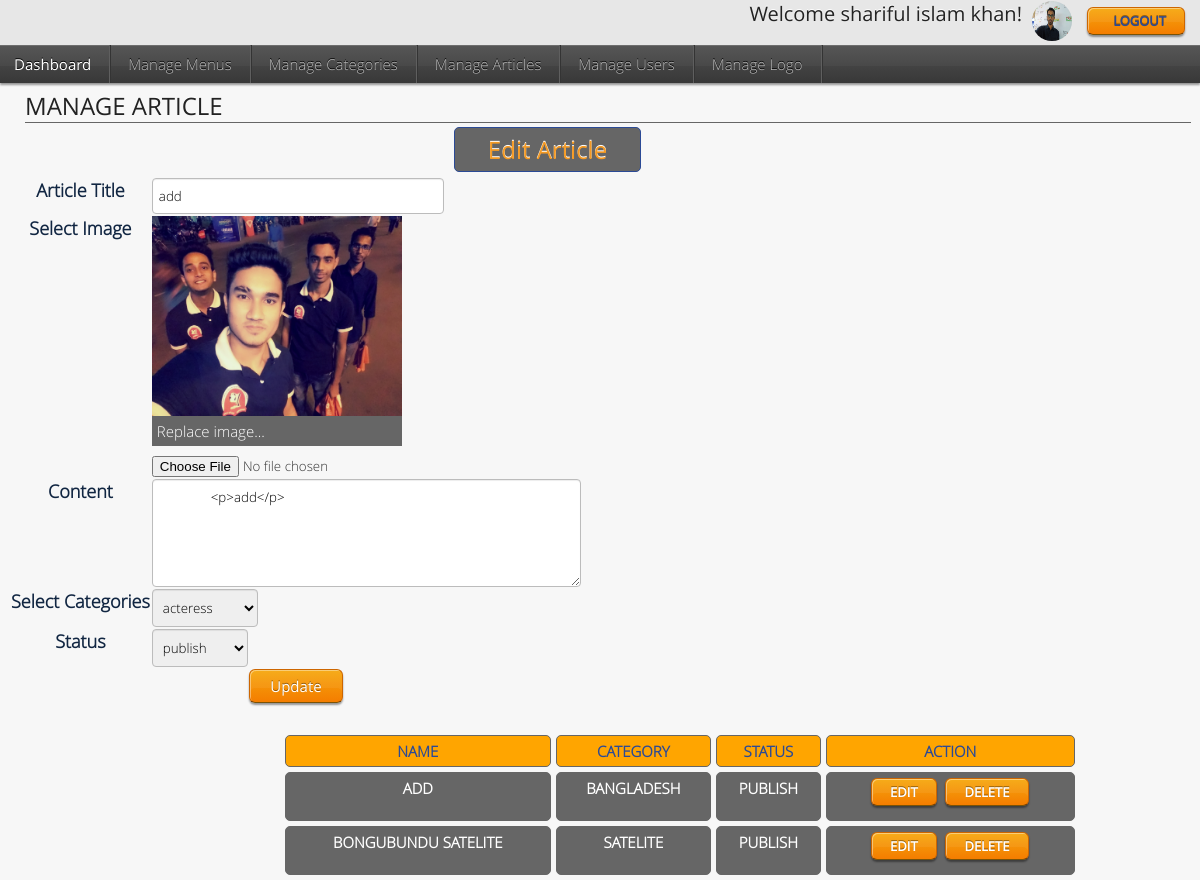
Page /admin/articles.php?art_id=6 (signed in) on the committed database.
### tables this page shows
CREATE TABLE `articles` (
  `art_id` int(11) NOT NULL,
  `cat_id` int(11) NOT NULL,
  `title` varchar(200) NOT NULL,
  `image` varchar(250) NOT NULL,
  `content` text NOT NULL,
  `status` tinyint(4) NOT NULL
);

CREATE TABLE `categories` (
  `cat_id` int(11) NOT NULL,
  `name` varchar(200) NOT NULL,
  `cat_status` tinyint(4) NOT NULL
);

### database.php (called while the page is built, shortened)
<?php
class Db{
	private $conn;
	public function __construct($host,$user,$pass,$db){
        $this->conn=new mysqli($host,$user,$pass,$db);
	}
  public function getall($table,$cols){
      $sql="SELECT $cols FROM $table";
      $result=$this->conn->query($sql);
      if ($result->num_rows > 0) {
         return $result->fetch_all(MYSQLI_ASSOC);
      }
      else{
        return false;
      }
  }
    public function getByid($table,$cols,$condition){
      $sql="SELECT $cols FROM $table WHERE $condition";
      $result=$this->conn->query($sql);
      if ($result->num_rows > 0) {
         return $result->fetch_assoc();
      }
      else{
        return false;
      }
  }
}
$connect=new Db("localhost","root","","cms");
?>

### admin/articles.php (the view, shortened to what this page needs)
<?php
    include("../database.php");
?>
<!DOCTYPE html>
<html>
  <head>
    <link rel="stylesheet" href="../css/manage.css">
    <link rel="stylesheet" href="../css/dashboard.css">
  </head>
  <body>
    <?php
    include("dashboard_menus.php");
    ?>
    <div class="main">
      <h2 class="manage">Manage Article</h2>
  <?php
  if (isset($_REQUEST['art_id'])){
    $art_id=$_REQUEST['art_id'];
    extract($connect->getByid("articles","*","art_id='$art_id'"));
  ?>
     <h2 class="m_h">Edit Article</h2>
    <form action="articles.php" method="post" enctype="multipart/form-data">
        <table border="1" align="center" cellpadding="5" class="head">
          <tr>
            <th>Article Title</th>
            <td><input type="text" value="<?Php echo isset($title)?$title:'';?>" name="title" size="33"></td>
          </tr>
          <tr>
            <th>Select Image</th>
            <td><?php echo '<img height="200" width="250" src="'.$image.'">';?>
              <br>
              <p style="color:#fff; background:#666;padding: 5px;max-width: 250px;">Replace image...</p>
              <input type="file" name="image" value="<?php echo $img_name;?>">
            </td>
          </tr>
          <tr>
            <th>Content</th>
            <td>
              <textarea name="content" id="content" cols="50" rows="5">
               <?Php echo isset($content)?$content:'';?>
              </textarea>
            </td>
          </tr>
          <tr>
            <th>Select Categories</th>
            <td>
              <select name="cat_id">
                <?php
                   $categories=$connect->getall("categories","*");
                   foreach ($categories as $category) {
                   extract($category);
               ?>
               <option value="<?php echo $cat_id;?>"><?php echo $name; ?></option>
            <?php
                }
          ?>
        </select>
            </td>
          </tr>
          <tr>
            <th>Status</th>
            <td>
              <select name="status">
                <option value="1" <?php echo $status==1?'selected':''; ?>>publish</option>
              </select>
            </td>
          </tr>
          <tr>
            <td colspan="2" align="center">
              <input type="submit" name="update" value="Update" class="btn orange">
            </td>
          </tr>
        </table>
      </form>
<?php
      }
  ?>
    </div>
    <div style="margin-bottom: 15px;">
      <table border="1" cellspacing="5" width="800" style="text-align: center;" class="action_size action_table ">
        <tr>
          <th>Name</th>
          <th>Category</th>
          <th>Status</th>
          <th>Action</th>
        </tr>
        <?php
        $articles=$connect->getall("articles","*");
        if(is_array($articles)){
        foreach ($articles as $article){
        extract($article);
        ?>
        <tr>
          <td><?=$title;?></td>
          <td>
            <?php
              extract($connect->getByid("categories","*","cat_id='$cat_id'"));
              echo $name;
            ?>
          </td>
          <td>
             <?php echo $status==1?"Publish":"Unpublish";?>
          </td>
          <td>
            <a class="btn small orange" href="articles.php?art_id=<?=$art_id;?>">Edit</a>&nbsp;
            <a class="btn small orange" href="articles.php?crtdel_id=<?=$art_id;?>">Delete</a>
          </td>
        </tr>
        <?php
        }
      }
      else{
         echo "<h3 class=\"no_data\">NO DATA......</h3>";
      }
        ?>
      </table>
    </div>
  </body>
</html>

### css/manage.css (style rules this page uses)
.manage { text-transform: uppercase; margin-left: 16px; border-bottom: 1px solid #666; }
.head th { color: #112642; font-weight: bold; font-size: 18px; }
.m_h { color: #F59A23; border: 1px solid #2B4A96; padding: 5px; background: #666; border-radius: 5px; margin-right: 550px; text-align: center; margin-left: 445px; }
.action_table { margin-top: 16px; margin-left: 400px; }
.action_size { margin-left: 280px !important; }
.action_table th { border:1px solid #666; padding: 5px; text-transform: uppercase; border-radius: 5px; background: orange; color: #2B4A96; font-weight: bold; }
.action_table td { border:1px solid #666; padding: 5px; text-transform: uppercase; border-radius: 5px; background:#666; color: #fff; font-weight: bold; }

### css/dashboard.css (style rules this page uses)
html, body, div, span, applet, object, iframe, h1, h2, h3, h4, h5, h6, p, blockquote, pre, a, abbr, acronym, address, big, cite, code, del, dfn, em, img, ins, kbd, q, s, samp, small, strike, strong, sub, sup, tt, var, b, u, i, center, dl, dt, dd, ol, ul, li, fieldset, form, label, legend, table, caption, tbody, tfoot, thead, tr, th, td, article, aside, canvas, details, embed, figure, figcaption, footer, header, hgroup, menu, nav, output, ruby, section, summary, time, mark, audio, video { border: 0 none; font: inherit; margin: 0; padding: 0; vertical-align: top; }
* { -webkit-box-sizing:border-box; -moz-box-sizing:border-box; box-sizing:border-box; }
html,body { height: 100%; }
body, input, button, textarea, select, option { font-family: 'Open Sans Light', sans; }
body { background-color: #f7f7f7; color: #333; font-size: 15px; }
h1, h2, h3, h4 { color: #222; font-family: 'Open Sans', sans; margin-bottom: 4px; text-shadow: 0 -1px #fff; }
h2 { font-size: 24px; }
p { margin-bottom: 9px; }
.btn { background: linear-gradient(to bottom, #525252 0%, #212121 100%) repeat scroll 0 0 transparent; border: 1px solid #383838; border-bottom: 1px solid rgba(1,1,1,0.5)!important; border-radius: 6px 6px 6px 6px; box-shadow: 1px 1px 0 rgba(255,255,255,0.4) inset, 0 2px 2px rgba(0, 0, 0, 0.4), 0 18px 0 rgba(255, 255, 255, 0.05) inset; color: #FFFFFF; cursor: pointer; display: inline-block; font-family: 'Open Sans',sans; font-size: 15px; margin-bottom: 9px; margin-right: 1px; padding: 6px 20px; outline: 0 none; text-decoration: none; text-shadow: 0 -1px rgba(1,1,1,0.4); vertical-align: top; }
.btn.small { box-shadow: 1px 1px 0 rgba(255, 255, 255, 0.4) inset, 0 2px 2px rgba(0, 0, 0, 0.4), 0 14px 0 rgba(255, 255, 255, 0.05) inset; font-size: 13px; padding: 4px 18px; }
.btn.orange { background: linear-gradient(to bottom, #F5A70E 0%, #F47D00 100%) repeat scroll 0 0 transparent; border: 1px solid #CD6600; }
input[type="text"], input[name="text"], select, textarea { border: 1px solid #BCBCBC; border-radius: 4px 4px 4px 4px; box-shadow: 0 1px 1px rgba(0, 0, 0, 0.075) inset; display: inline-block; padding: 8px 6px; outline: 0 none; margin-right: 1px; vertical-align: top; }
select { padding-right: 8px; }
.main { margin: 9px; }

### rows in the picture
articles: title "add", image (picture), content "<p>add</p>", status "publish", title "ADD", cat.name "BANGLADESH", shows "PUBLISH"
articles: title "BONGUBUNDU SATELITE", cat.name "SATELITE", status "PUBLISH"

### other values in the picture
$_SESSION['name'] "shariful islam khan"
form field cat_id "acteress"
